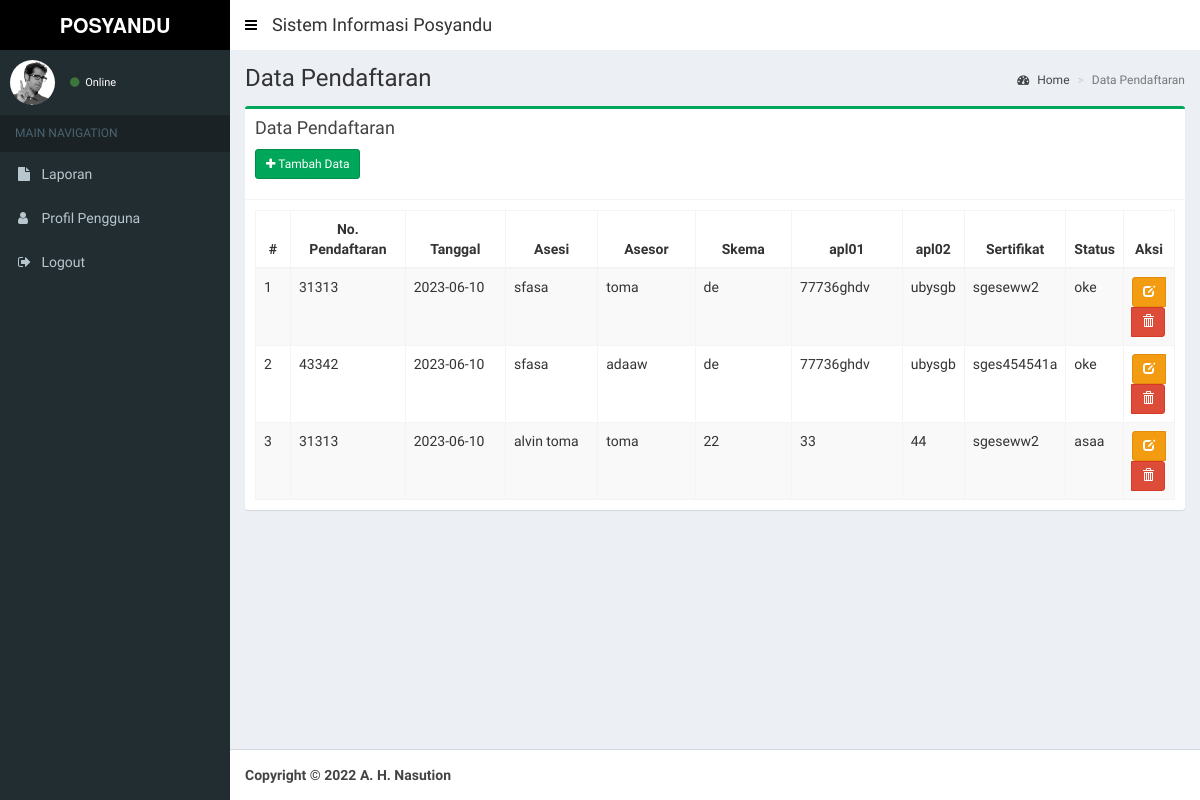
The app's page /index.php/pendaftaran, older data.
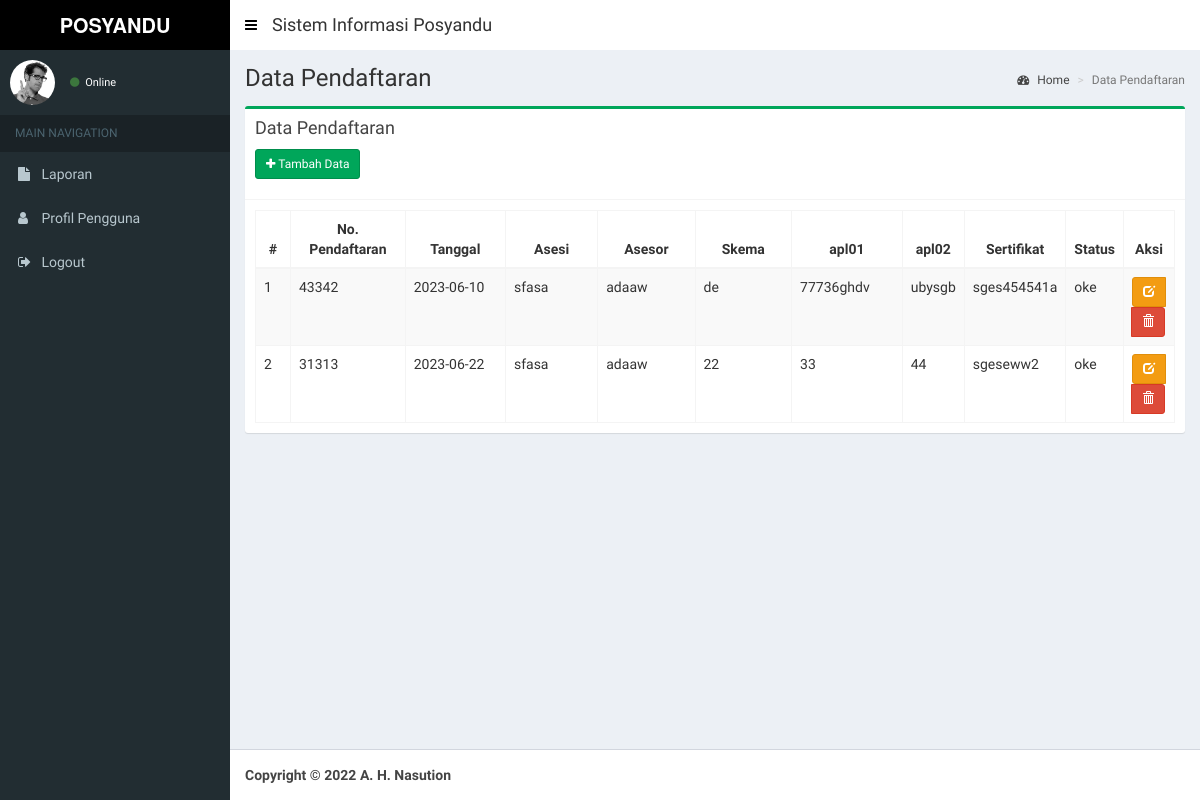
The same page, newer data.
### tables this page shows
CREATE TABLE `tbl_pendaftaran` (
  `id_pendaftaran` int NOT NULL,
  `no_pendaftaran` varchar(50) NOT NULL,
  `tgl_pendaftaran` date NOT NULL,
  `id_asesi` int NOT NULL,
  `id_asesor` int NOT NULL,
  `id_skema` int NOT NULL,
  `apl01` int NOT NULL,
  `apl02` int NOT NULL,
  `sertifikat` varchar(50) NOT NULL,
  `status_pendaftaran` varchar(50) NOT NULL
);

CREATE TABLE `tbl_asesi` (
  `id_asesi` int NOT NULL,
  `nim_asesi` varchar(50) NOT NULL,
  `nik_asesi` varchar(50) NOT NULL,
  `nama_asesi` varchar(50) NOT NULL,
  `alamat_asesi` varchar(50) NOT NULL,
  `notlp_asesi` varchar(50) NOT NULL,
  `jeniskelamin_asesi` varchar(50) NOT NULL,
  `agama_asesi` varchar(50) NOT NULL,
  `tempatlahir_asesi` varchar(50) NOT NULL,
  `tanggallahir_asesi` varchar(50) NOT NULL,
  `provinsi_asesi` varchar(50) NOT NULL,
  `kotakab_asesi` varchar(50) NOT NULL,
  `tahunmasuk_asesi` varchar(50) NOT NULL,
  `tahunlulus_asesi` varchar(50) NOT NULL,
  `jurusan_asesi` varchar(50) NOT NULL,
  `programstudi_asesi` varchar(50) NOT NULL,
  `email_asesi` varchar(50) NOT NULL,
  `password_asesi` varchar(50) NOT NULL,
  `foto_asesi` text NOT NULL
);

CREATE TABLE `tbl_asesor` (
  `id_asesor` int NOT NULL,
  `noregister_asesor` varchar(50) NOT NULL,
  `nik_asesor` varchar(50) NOT NULL,
  `nama_asesor` varchar(50) NOT NULL,
  `alamat_asesor` varchar(50) NOT NULL,
  `notlp_asesor` varchar(50) NOT NULL,
  `jeniskelamin_asesor` varchar(50) NOT NULL,
  `agama_asesor` varchar(50) NOT NULL,
  `tempatlahir_asesor` varchar(50) NOT NULL,
  `tanggallahir_asesor` date NOT NULL,
  `provinsi_asesor` varchar(50) NOT NULL,
  `kotakab_asesor` varchar(50) NOT NULL,
  `jurusan_asesor` varchar(50) NOT NULL,
  `programstudi_asesor` varchar(50) NOT NULL,
  `email_asesor` varchar(50) NOT NULL,
  `password_asesor` varchar(50) NOT NULL,
  `foto_asesor` text NOT NULL,
  `sertifikat_asesor` varchar(50) NOT NULL
);

CREATE TABLE `tbl_skema` (
  `id_skema` int NOT NULL,
  `kode_skema` varchar(30) NOT NULL,
  `nama_skema` varchar(50) NOT NULL,
  `apl01` varchar(30) NOT NULL,
  `apl02` varchar(30) NOT NULL
);

### application/controllers/Pendaftaran.php (called while the page is built, shortened)
<?php
class Pendaftaran extends CI_Controller {
	public function __construct()
	{
		$this->load->model('Pendaftaran_model', 'pendaftaran');
		$this->load->model('Asesi_model', 'asesi');
		$this->load->model('Asesor_model', 'asesor');
		$this->load->model('Skema_model', 'skema');
		$this->load->helper('tgl_indo');
		$this->load->helper('security');
	}
	public function index()
	{
		$data = array(
			'title'			=> 'LSP',
			'judul'			=> 'Data Pendaftaran',
			'data' 			=> $this->pendaftaran->tabel()->result(),
			'content'		=> 'pendaftaran/v_content',
			'ajax'	 		=> 'pendaftaran/v_ajax'
		);
		$this->load->view('layout/v_wrapper', $data, FALSE);
	}
}

### index.php (called while the page is built, shortened)
<?php
require_once BASEPATH.'core/CodeIgniter.php';

### application/views/layout/v_content.php (called while the page is built, shortened)
 	<?php
	if ($content)
	{
		$this->load->view($content);
	}
?>

### application/models/Pendaftaran_model.php (called while the page is built, shortened)
<?php
class Pendaftaran_model extends CI_Model {
	public function tabel($where = null)
	{
		if($where == null){
			$this->db->select('*');
			$this->db->from('tbl_pendaftaran');
			$this->db->join('tbl_asesi', 'tbl_pendaftaran.id_asesi = tbl_asesi.id_asesi');
			$this->db->join('tbl_asesor', 'tbl_pendaftaran.id_asesor = tbl_asesor.id_asesor');
			$this->db->join('tbl_skema', 'tbl_pendaftaran.id_skema = tbl_skema.id_skema');
			$this->db->order_by('tbl_pendaftaran.id_pendaftaran', 'Asc');
			$query = $this->db->get();
		}
		return $query;
	}
}

### application/views/pendaftaran/v_content.php (the view, shortened to what this page needs)
<section class="content-header">
  <h1>
    <?= $judul ?>
  </h1>
  <ol class="breadcrumb">
    <li><a href="<?= base_url() ?>dashboard"><i class="fa fa-dashboard"></i> Home</a></li>
    <li class="active"><?= $judul ?></li>
  </ol>
</section>
<section class="content">
  <div class="row">
    <div class="col-xs-12">
      <div class="box box-success">
        <div class="box-header with-border">
          <h3 class="box-title">Data Pendaftaran</h3>
          <div style="padding-top: 10px;">
          <p><a href="<?= base_url(); ?>pendaftaran/add" class="btn btn-sm btn-success icon-btn"><i class="fa fa-plus"></i> Tambah Data</a></p>
          </div>
        </div>
        <div class="box-body">
          <table id="example1" class="table table-bordered table-striped" style="width: 100%;">
              <thead>
                  <tr>
                      <th style="width: 5%;text-align: center;">#</th>
                      <th style="width: 15%;text-align: center;">No. Pendaftaran</th>
                      <th style="width: 15%;text-align: center;">Tanggal</th>
                      <th style="width: 15%;text-align: center;">Asesi</th>
                      <th style="width: 15%;text-align: center;">Asesor</th>
                      <th style="width: 15%;text-align: center;">Skema</th>
                      <th style="width: 15%;text-align: center;">apl01</th>
                      <th style="width: 15%;text-align: center;">apl02</th>
                      <th style="width: 15%;text-align: center;">Sertifikat</th>
                      <th style="width: 15%;text-align: center;">Status</th>
                      <th style="width: 13%;text-align: center;">Aksi</th>
                  </tr>
              </thead>
              <tbody>
                  <?php $total= 0; $no=1; foreach($data as $row){  ?>
                  <tr>
                      <td><?= $no++ ?></td>
                      <td><?= $row->no_pendaftaran ?></td>
                      <td><?= $row->tgl_pendaftaran ?></td>
                      <td><?= $row->nama_asesi ?></td>
                      <td><?= $row->nama_asesor ?></td>
                      <td><?= $row->nama_skema ?></td>
                      <td><?= $row->apl01 ?></td>
                      <td><?= $row->apl02 ?></td>
                      <td><?= $row->sertifikat ?></td>
                      <td><?= $row->status_pendaftaran ?></td>
                      <td style="text-align: center;">
                          <form action="<?= base_url() ?>pendaftaran/delete/<?= $row->id_pendaftaran ?>" method="post">
                              <div class="btn-group">
                                  <a href="<?= base_url() ?>pendaftaran/edit/<?= $row->id_pendaftaran ?>" class=" btn btn-sm btn-warning" data-toggle="tooltip" title="Edit"><span class="glyphicon glyphicon-edit"></span></a>
                                  <button class="btn btn-sm btn-danger" type="submit" onclick="return confirm('Yakin ingin menghapus data?')" data-toggle="tooltip" title="Hapus"><span class="glyphicon glyphicon-trash"></span></button>
                              </div>
                          </form>
                      </td>
                  </tr>
                <?php } ?>
              </tbody>
          </table>
        </div>
      </div>
    </div>
  </div>
</section>

### application/views/layout/v_wrapper.php (shortened to what this page needs)
<!DOCTYPE html>
<html>
  <head>
    <link rel="stylesheet" href="<?= base_url() ?>public/lte/bootstrap/css/bootstrap.min.css">
    <link rel="stylesheet" href="https://maxcdn.bootstrapcdn.com/font-awesome/4.4.0/css/font-awesome.min.css">
    <link rel="stylesheet" href="https://code.ionicframework.com/ionicons/2.0.1/css/ionicons.min.css">
    <link rel="stylesheet" href="<?= base_url() ?>public/lte/plugins/datatables/dataTables.bootstrap.css">
    <link rel="stylesheet" href="<?= base_url() ?>public/lte/plugins/select2/select2.min.css">
    <link rel="stylesheet" href="<?= base_url() ?>public/lte/dist/css/AdminLTE.min.css">
    <link rel="stylesheet" href="<?= base_url() ?>public/lte/dist/css/skins/_all-skins.min.css">
    <link rel="stylesheet" href="<?= base_url() ?>public/lte/plugins/fullcalendar/dist/fullcalendar.min.css">
    <link rel="stylesheet" href="<?= base_url() ?>public/lte/plugins/fullcalendar/dist/fullcalendar.print.min.css" media="print">
    <link rel="stylesheet" href="<?= base_url() ?>public/lte/plugins/bootstrap-colorpicker/dist/css/bootstrap-colorpicker.min.css">
  </head>
  <body class="hold-transition skin-green sidebar-mini">
    <div class="wrapper">
      <header class="main-header" style="background-color: #ffffff">
         <?php  include 'v_head.php'; ?>
      </header>
      <aside class="main-sidebar">
        <?php  include 'v_sidebar.php'; ?>
      </aside>
      <div class="content-wrapper">
        <?php include 'v_content.php'; ?>
      </div>
      <footer class="main-footer">
        <?php  include 'v_footer.php'; ?>
      </footer>
    </div>
  </body>
</html>

### application/views/layout/v_head.php (shortened to what this page needs)
<a href="<?= base_url() ?>public/lte/index2.html" class="logo" style="background-color: black;" >
  <span class="logo-lg"><b>POSYANDU MANDIRI</b></span>
</a>
<nav class="navbar navbar-static-top" role="navigation" style="background-color: #ffffff">
  <a href="#" class="sidebar-toggle" data-toggle="offcanvas" role="button">
  </a>
  <div style="padding: 5px;">
  <h4>Sistem Informasi Posyandu</h4>
  </div>
</nav>

### application/views/layout/v_sidebar.php (shortened to what this page needs)
<section class="sidebar">
  <div class="user-panel">
    <div class="pull-left image">
      <img src="<?= base_url() ?>public/lte/dist/img/user2-160x160.jpg" class="img-circle" alt="User Image">
    </div>
    <div class="pull-left info">
      <a href="#"><i class="fa fa-circle text-success"></i> Online</a>
    </div>
  </div>
  <ul class="sidebar-menu">
    <li class="header">MAIN NAVIGATION</li>
    <li class="laporan" id="laporan">
      <a href="<?= base_url() ?>laporan">
        <i class="fa fa-file"></i> <span>Laporan</span>
      </a>
    </li>
    <li class="profil" id="profil">
      <a href="<?= base_url() ?>profil">
        <i class="fa fa-user"></i> <span>Profil Pengguna</span>
      </a>
    </li>
    <li>
      <a href="<?= base_url() ?>login/logout">
        <i class="fa fa-sign-out"></i> <span>Logout</span>
      </a>
    </li>
  </ul>
</section>

### application/views/layout/v_footer.php (shortened to what this page needs)
<strong>Copyright &copy; 2022 A. H. Nasution </strong><br>

### application/views/layout/v_wrapper.php (style rules this page uses)
.skin-green .main-header .navbar .sidebar-toggle { color: black; }

Row changes from the older to the newer data that the page shows:
no longer on this page (row unchanged): tbl_pendaftaran: no_pendaftaran "31313", tgl_pendaftaran "2023-06-10", id_asesi.nama_asesi "sfasa", id_asesor.nama_asesor "toma", id_skema.nama_skema "de", id_skema.apl01 "77736ghdv", id_skema.apl02 "ubysgb", sertifikat "sgeseww2", status_pendaftaran "oke"
no longer on this page (row unchanged): tbl_pendaftaran: no_pendaftaran "31313", tgl_pendaftaran "2023-06-10", id_asesi.nama_asesi "alvin toma", id_asesor.nama_asesor "toma", id_skema.nama_skema "22", id_skema.apl01 "33", id_skema.apl02 "44", sertifikat "sgeseww2", status_pendaftaran "asaa"
added tbl_pendaftaran: no_pendaftaran "31313", tgl_pendaftaran "2023-06-22", id_asesi.nama_asesi "sfasa", id_asesor.nama_asesor "adaaw", id_skema.nama_skema "22", id_skema.apl01 "33", id_skema.apl02 "44", sertifikat "sgeseww2", status_pendaftaran "oke"
